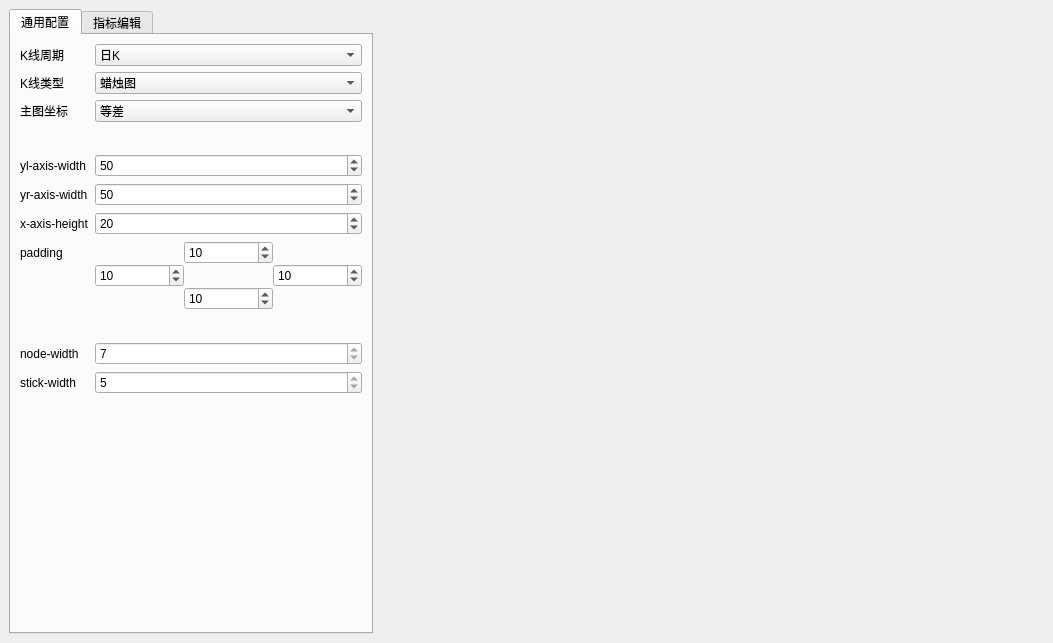
<?xml version="1.0" encoding="UTF-8"?>
<ui version="4.0">
 <class>MainWindow</class>
 <widget class="QMainWindow" name="MainWindow">
  <property name="geometry">
   <rect>
    <x>0</x>
    <y>0</y>
    <width>1053</width>
    <height>643</height>
   </rect>
  </property>
  <property name="mouseTracking">
   <bool>true</bool>
  </property>
  <property name="windowTitle">
   <string>MainWindow</string>
  </property>
  <widget class="QWidget" name="centralwidget">
   <property name="mouseTracking">
    <bool>true</bool>
   </property>
   <layout class="QHBoxLayout" name="horizontalLayout_2">
    <item>
     <widget class="QTabWidget" name="tabWidget">
      <property name="sizePolicy">
       <sizepolicy hsizetype="Preferred" vsizetype="Expanding">
        <horstretch>0</horstretch>
        <verstretch>0</verstretch>
       </sizepolicy>
      </property>
      <property name="currentIndex">
       <number>0</number>
      </property>
      <widget class="QWidget" name="tab_general">
       <attribute name="title">
        <string>通用配置</string>
       </attribute>
       <layout class="QFormLayout" name="formLayout">
        <item row="1" column="0">
         <widget class="QLabel" name="generalDrawingTypeLabel">
          <property name="text">
           <string>K线类型</string>
          </property>
         </widget>
        </item>
        <item row="1" column="1">
         <widget class="QComboBox" name="generalDrawingType">
          <property name="currentIndex">
           <number>1</number>
          </property>
          <item>
           <property name="text">
            <string>蜡烛图（空心）</string>
           </property>
          </item>
          <item>
           <property name="text">
            <string>蜡烛图</string>
           </property>
          </item>
          <item>
           <property name="text">
            <string>美国线</string>
           </property>
          </item>
          <item>
           <property name="text">
            <string>收盘价线</string>
           </property>
          </item>
         </widget>
        </item>
        <item row="2" column="0">
         <widget class="QLabel" name="generalCorrdinateLabel">
          <property name="text">
           <string>主图坐标</string>
          </property>
         </widget>
        </item>
        <item row="2" column="1">
         <widget class="QComboBox" name="generalCorrdinate">
          <property name="currentIndex">
           <number>0</number>
          </property>
          <item>
           <property name="text">
            <string>等差</string>
           </property>
          </item>
          <item>
           <property name="text">
            <string>等比</string>
           </property>
          </item>
          <item>
           <property name="text">
            <string>百分比</string>
           </property>
          </item>
          <item>
           <property name="text">
            <string>等差（对数）</string>
           </property>
          </item>
          <item>
           <property name="text">
            <string>等比（对数）</string>
           </property>
          </item>
          <item>
           <property name="text">
            <string>百分比（对数）</string>
           </property>
          </item>
         </widget>
        </item>
        <item row="3" column="0">
         <spacer name="verticalSpacer_7">
          <property name="orientation">
           <enum>Qt::Vertical</enum>
          </property>
          <property name="sizeType">
           <enum>QSizePolicy::Fixed</enum>
          </property>
          <property name="sizeHint" stdset="0">
           <size>
            <width>20</width>
            <height>20</height>
           </size>
          </property>
         </spacer>
        </item>
        <item row="4" column="0">
         <widget class="QLabel" name="label_3">
          <property name="text">
           <string>yl-axis-width</string>
          </property>
         </widget>
        </item>
        <item row="4" column="1">
         <widget class="QSpinBox" name="generalYLWidth">
          <property name="minimum">
           <number>0</number>
          </property>
          <property name="value">
           <number>50</number>
          </property>
         </widget>
        </item>
        <item row="5" column="0">
         <widget class="QLabel" name="label_5">
          <property name="text">
           <string>yr-axis-width</string>
          </property>
         </widget>
        </item>
        <item row="5" column="1">
         <widget class="QSpinBox" name="generalYRWidth">
          <property name="value">
           <number>50</number>
          </property>
         </widget>
        </item>
        <item row="6" column="0">
         <widget class="QLabel" name="label_4">
          <property name="text">
           <string>x-axis-height</string>
          </property>
         </widget>
        </item>
        <item row="6" column="1">
         <widget class="QSpinBox" name="generalXHeight">
          <property name="value">
           <number>20</number>
          </property>
         </widget>
        </item>
        <item row="7" column="0">
         <widget class="QLabel" name="label_6">
          <property name="text">
           <string>padding</string>
          </property>
         </widget>
        </item>
        <item row="7" column="1">
         <widget class="QWidget" name="widget_3" native="true">
          <layout class="QGridLayout" name="gridLayout">
           <property name="leftMargin">
            <number>0</number>
           </property>
           <property name="topMargin">
            <number>0</number>
           </property>
           <property name="rightMargin">
            <number>0</number>
           </property>
           <property name="bottomMargin">
            <number>0</number>
           </property>
           <property name="spacing">
            <number>0</number>
           </property>
           <item row="0" column="0">
            <spacer name="verticalSpacer">
             <property name="orientation">
              <enum>Qt::Vertical</enum>
             </property>
             <property name="sizeType">
              <enum>QSizePolicy::Preferred</enum>
             </property>
             <property name="sizeHint" stdset="0">
              <size>
               <width>20</width>
               <height>6</height>
              </size>
             </property>
            </spacer>
           </item>
           <item row="0" column="1">
            <widget class="QSpinBox" name="generalPaddingTop">
             <property name="minimum">
              <number>-99</number>
             </property>
             <property name="value">
              <number>10</number>
             </property>
            </widget>
           </item>
           <item row="0" column="2">
            <spacer name="verticalSpacer_3">
             <property name="orientation">
              <enum>Qt::Vertical</enum>
             </property>
             <property name="sizeType">
              <enum>QSizePolicy::Preferred</enum>
             </property>
             <property name="sizeHint" stdset="0">
              <size>
               <width>20</width>
               <height>6</height>
              </size>
             </property>
            </spacer>
           </item>
           <item row="1" column="0">
            <widget class="QSpinBox" name="generalPaddingLeft">
             <property name="minimum">
              <number>-99</number>
             </property>
             <property name="value">
              <number>10</number>
             </property>
            </widget>
           </item>
           <item row="1" column="1">
            <spacer name="verticalSpacer_5">
             <property name="orientation">
              <enum>Qt::Vertical</enum>
             </property>
             <property name="sizeType">
              <enum>QSizePolicy::Preferred</enum>
             </property>
             <property name="sizeHint" stdset="0">
              <size>
               <width>20</width>
               <height>6</height>
              </size>
             </property>
            </spacer>
           </item>
           <item row="1" column="2">
            <widget class="QSpinBox" name="generalPaddingRight">
             <property name="minimum">
              <number>-99</number>
             </property>
             <property name="value">
              <number>10</number>
             </property>
            </widget>
           </item>
           <item row="2" column="0">
            <spacer name="verticalSpacer_2">
             <property name="orientation">
              <enum>Qt::Vertical</enum>
             </property>
             <property name="sizeType">
              <enum>QSizePolicy::Preferred</enum>
             </property>
             <property name="sizeHint" stdset="0">
              <size>
               <width>20</width>
               <height>6</height>
              </size>
             </property>
            </spacer>
           </item>
           <item row="2" column="1">
            <widget class="QSpinBox" name="generalPaddingBottom">
             <property name="minimum">
              <number>-99</number>
             </property>
             <property name="value">
              <number>10</number>
             </property>
            </widget>
           </item>
           <item row="2" column="2">
            <spacer name="verticalSpacer_4">
             <property name="orientation">
              <enum>Qt::Vertical</enum>
             </property>
             <property name="sizeType">
              <enum>QSizePolicy::Preferred</enum>
             </property>
             <property name="sizeHint" stdset="0">
              <size>
               <width>20</width>
               <height>6</height>
              </size>
             </property>
            </spacer>
           </item>
          </layout>
         </widget>
        </item>
        <item row="8" column="0">
         <spacer name="verticalSpacer_8">
          <property name="orientation">
           <enum>Qt::Vertical</enum>
          </property>
          <property name="sizeType">
           <enum>QSizePolicy::Fixed</enum>
          </property>
          <property name="sizeHint" stdset="0">
           <size>
            <width>20</width>
            <height>20</height>
           </size>
          </property>
         </spacer>
        </item>
        <item row="11" column="0">
         <spacer name="verticalSpacer_6">
          <property name="orientation">
           <enum>Qt::Vertical</enum>
          </property>
          <property name="sizeHint" stdset="0">
           <size>
            <width>20</width>
            <height>40</height>
           </size>
          </property>
         </spacer>
        </item>
        <item row="9" column="0">
         <widget class="QLabel" name="label_7">
          <property name="text">
           <string>node-width</string>
          </property>
         </widget>
        </item>
        <item row="9" column="1">
         <widget class="QSpinBox" name="generalNodeWidth">
          <property name="readOnly">
           <bool>true</bool>
          </property>
          <property name="minimum">
           <number>1</number>
          </property>
          <property name="singleStep">
           <number>2</number>
          </property>
          <property name="value">
           <number>7</number>
          </property>
         </widget>
        </item>
        <item row="10" column="0">
         <widget class="QLabel" name="label_8">
          <property name="text">
           <string>stick-width</string>
          </property>
         </widget>
        </item>
        <item row="10" column="1">
         <widget class="QSpinBox" name="generalStickWidth">
          <property name="readOnly">
           <bool>true</bool>
          </property>
          <property name="minimum">
           <number>1</number>
          </property>
          <property name="singleStep">
           <number>2</number>
          </property>
          <property name="value">
           <number>5</number>
          </property>
         </widget>
        </item>
        <item row="0" column="0">
         <widget class="QLabel" name="label_9">
          <property name="text">
           <string>K线周期</string>
          </property>
         </widget>
        </item>
        <item row="0" column="1">
         <widget class="QComboBox" name="generalPeriod">
          <item>
           <property name="text">
            <string>日K</string>
           </property>
          </item>
          <item>
           <property name="text">
            <string>分时</string>
           </property>
          </item>
         </widget>
        </item>
       </layout>
      </widget>
      <widget class="QWidget" name="tab_indicator">
       <attribute name="title">
        <string>指标编辑</string>
       </attribute>
       <layout class="QVBoxLayout" name="verticalLayout_4">
        <item>
         <widget class="QTextEdit" name="indicatorFormularEdit">
          <property name="sizePolicy">
           <sizepolicy hsizetype="Expanding" vsizetype="Expanding">
            <horstretch>0</horstretch>
            <verstretch>0</verstretch>
           </sizepolicy>
          </property>
          <property name="minimumSize">
           <size>
            <width>0</width>
            <height>150</height>
           </size>
          </property>
          <property name="html">
           <string>&lt;!DOCTYPE HTML PUBLIC &quot;-//W3C//DTD HTML 4.0//EN&quot; &quot;http://www.w3.org/TR/REC-html40/strict.dtd&quot;&gt;
&lt;html&gt;&lt;head&gt;&lt;meta name=&quot;qrichtext&quot; content=&quot;1&quot; /&gt;&lt;meta charset=&quot;utf-8&quot; /&gt;&lt;style type=&quot;text/css&quot;&gt;
p, li { white-space: pre-wrap; }
hr { height: 1px; border-width: 0; }
&lt;/style&gt;&lt;/head&gt;&lt;body style=&quot; font-family:'Microsoft YaHei UI'; font-size:9pt; font-weight:400; font-style:normal;&quot;&gt;
&lt;p style=&quot; margin-top:0px; margin-bottom:0px; margin-left:0px; margin-right:0px; -qt-block-indent:0; text-indent:0px;&quot;&gt;CL:(HHV(H,SHORT)+LLV(L,SHORT))/2,COLORGRAY;&lt;/p&gt;
&lt;p style=&quot; margin-top:0px; margin-bottom:0px; margin-left:0px; margin-right:0px; -qt-block-indent:0; text-indent:0px;&quot;&gt;DL:(HHV(H,MID)+LLV(L,MID))/2,COLORMAGENTA;&lt;/p&gt;
&lt;p style=&quot; margin-top:0px; margin-bottom:0px; margin-left:0px; margin-right:0px; -qt-block-indent:0; text-indent:0px;&quot;&gt;LL:REFX(C,MID),COLORBLUE;&lt;/p&gt;
&lt;p style=&quot; margin-top:0px; margin-bottom:0px; margin-left:0px; margin-right:0px; -qt-block-indent:0; text-indent:0px;&quot;&gt;A:REF((CL+DL)/2,MID),COLORRED,DOTLINE;&lt;/p&gt;
&lt;p style=&quot; margin-top:0px; margin-bottom:0px; margin-left:0px; margin-right:0px; -qt-block-indent:0; text-indent:0px;&quot;&gt;B:REF((LLV(L,LONG)+HHV(H,LONG))/2,MID),COLORGREEN,DOTLINE;&lt;/p&gt;
&lt;p style=&quot; margin-top:0px; margin-bottom:0px; margin-left:0px; margin-right:0px; -qt-block-indent:0; text-indent:0px;&quot;&gt;STICKLINE(A&amp;lt;B,A,B,0.05,-1),COLOR449944;&lt;/p&gt;
&lt;p style=&quot; margin-top:0px; margin-bottom:0px; margin-left:0px; margin-right:0px; -qt-block-indent:0; text-indent:0px;&quot;&gt;STICKLINE(A&amp;gt;=B,A,B,0.05,-1),COLORFF0000;&lt;/p&gt;&lt;/body&gt;&lt;/html&gt;</string>
          </property>
         </widget>
        </item>
        <item>
         <widget class="QWidget" name="widget_4" native="true">
          <property name="sizePolicy">
           <sizepolicy hsizetype="Expanding" vsizetype="Expanding">
            <horstretch>0</horstretch>
            <verstretch>0</verstretch>
           </sizepolicy>
          </property>
          <property name="minimumSize">
           <size>
            <width>0</width>
            <height>50</height>
           </size>
          </property>
          <layout class="QHBoxLayout" name="horizontalLayout">
           <property name="leftMargin">
            <number>0</number>
           </property>
           <property name="topMargin">
            <number>0</number>
           </property>
           <property name="rightMargin">
            <number>0</number>
           </property>
           <property name="bottomMargin">
            <number>0</number>
           </property>
           <item>
            <widget class="QTableWidget" name="indicatorParamTable">
             <property name="sizePolicy">
              <sizepolicy hsizetype="Fixed" vsizetype="Expanding">
               <horstretch>0</horstretch>
               <verstretch>0</verstretch>
              </sizepolicy>
             </property>
             <row>
              <property name="text">
               <string/>
              </property>
             </row>
             <row>
              <property name="text">
               <string/>
              </property>
             </row>
             <row>
              <property name="text">
               <string/>
              </property>
             </row>
             <row>
              <property name="text">
               <string/>
              </property>
             </row>
             <row>
              <property name="text">
               <string/>
              </property>
             </row>
             <row>
              <property name="text">
               <string/>
              </property>
             </row>
             <row>
              <property name="text">
               <string/>
              </property>
             </row>
             <row>
              <property name="text">
               <string/>
              </property>
             </row>
             <row>
              <property name="text">
               <string/>
              </property>
             </row>
             <row>
              <property name="text">
               <string/>
              </property>
             </row>
             <row>
              <property name="text">
               <string/>
              </property>
             </row>
             <column>
              <property name="text">
               <string>参数名</string>
              </property>
             </column>
             <column>
              <property name="text">
               <string>值</string>
              </property>
             </column>
             <item row="0" column="0">
              <property name="text">
               <string>LONG</string>
              </property>
             </item>
             <item row="0" column="1">
              <property name="text">
               <string>4</string>
              </property>
             </item>
             <item row="1" column="0">
              <property name="text">
               <string>MID</string>
              </property>
             </item>
             <item row="1" column="1">
              <property name="text">
               <string>3</string>
              </property>
             </item>
             <item row="2" column="0">
              <property name="text">
               <string>SHORT</string>
              </property>
             </item>
             <item row="2" column="1">
              <property name="text">
               <string>2</string>
              </property>
             </item>
             <item row="3" column="0">
              <property name="text">
               <string>P1</string>
              </property>
             </item>
             <item row="3" column="1">
              <property name="text">
               <string>6</string>
              </property>
             </item>
             <item row="4" column="0">
              <property name="text">
               <string>P2</string>
              </property>
             </item>
             <item row="4" column="1">
              <property name="text">
               <string>12</string>
              </property>
             </item>
             <item row="5" column="0">
              <property name="text">
               <string>P3</string>
              </property>
             </item>
             <item row="5" column="1">
              <property name="text">
               <string>24</string>
              </property>
             </item>
             <item row="6" column="0">
              <property name="text">
               <string>M1</string>
              </property>
             </item>
             <item row="6" column="1">
              <property name="text">
               <string>6</string>
              </property>
             </item>
             <item row="7" column="0">
              <property name="text">
               <string>M2</string>
              </property>
             </item>
             <item row="7" column="1">
              <property name="text">
               <string>12</string>
              </property>
             </item>
             <item row="8" column="0">
              <property name="text">
               <string>M3</string>
              </property>
             </item>
             <item row="8" column="1">
              <property name="text">
               <string>24</string>
              </property>
             </item>
            </widget>
           </item>
           <item>
            <layout class="QVBoxLayout" name="verticalLayout_3">
             <item>
              <widget class="QRadioButton" name="indicatorRadioMain">
               <property name="layoutDirection">
                <enum>Qt::LeftToRight</enum>
               </property>
               <property name="text">
                <string>主图</string>
               </property>
               <property name="checked">
                <bool>true</bool>
               </property>
              </widget>
             </item>
             <item>
              <widget class="QRadioButton" name="indicatorRadioSub">
               <property name="layoutDirection">
                <enum>Qt::LeftToRight</enum>
               </property>
               <property name="text">
                <string>副图</string>
               </property>
               <property name="checked">
                <bool>false</bool>
               </property>
              </widget>
             </item>
             <item>
              <widget class="QLabel" name="indicatorLabel">
               <property name="sizePolicy">
                <sizepolicy hsizetype="Expanding" vsizetype="Expanding">
                 <horstretch>0</horstretch>
                 <verstretch>0</verstretch>
                </sizepolicy>
               </property>
               <property name="text">
                <string/>
               </property>
               <property name="wordWrap">
                <bool>true</bool>
               </property>
              </widget>
             </item>
             <item>
              <widget class="QPushButton" name="indicatorBtnAdd">
               <property name="sizePolicy">
                <sizepolicy hsizetype="Expanding" vsizetype="Preferred">
                 <horstretch>0</horstretch>
                 <verstretch>0</verstretch>
                </sizepolicy>
               </property>
               <property name="text">
                <string>add</string>
               </property>
              </widget>
             </item>
             <item>
              <widget class="QPushButton" name="indicatorBtnClear">
               <property name="text">
                <string>clear</string>
               </property>
              </widget>
             </item>
            </layout>
           </item>
          </layout>
         </widget>
        </item>
       </layout>
      </widget>
     </widget>
    </item>
    <item>
     <widget class="QWidget" name="kchartWidget" native="true">
      <property name="sizePolicy">
       <sizepolicy hsizetype="Expanding" vsizetype="Preferred">
        <horstretch>0</horstretch>
        <verstretch>0</verstretch>
       </sizepolicy>
      </property>
      <property name="minimumSize">
       <size>
        <width>100</width>
        <height>0</height>
       </size>
      </property>
      <property name="mouseTracking">
       <bool>true</bool>
      </property>
      <property name="focusPolicy">
       <enum>Qt::StrongFocus</enum>
      </property>
      <layout class="QVBoxLayout" name="kchartLayout">
       <property name="spacing">
        <number>0</number>
       </property>
       <property name="leftMargin">
        <number>0</number>
       </property>
       <property name="topMargin">
        <number>0</number>
       </property>
       <property name="rightMargin">
        <number>0</number>
       </property>
       <property name="bottomMargin">
        <number>0</number>
       </property>
      </layout>
     </widget>
    </item>
    <item>
     <widget class="QWidget" name="tchartWidget" native="true">
      <property name="sizePolicy">
       <sizepolicy hsizetype="Expanding" vsizetype="Preferred">
        <horstretch>0</horstretch>
        <verstretch>0</verstretch>
       </sizepolicy>
      </property>
      <property name="minimumSize">
       <size>
        <width>100</width>
        <height>0</height>
       </size>
      </property>
      <property name="mouseTracking">
       <bool>true</bool>
      </property>
      <property name="focusPolicy">
       <enum>Qt::StrongFocus</enum>
      </property>
      <layout class="QVBoxLayout" name="tchartLayout">
       <property name="spacing">
        <number>0</number>
       </property>
       <property name="leftMargin">
        <number>0</number>
       </property>
       <property name="topMargin">
        <number>0</number>
       </property>
       <property name="rightMargin">
        <number>0</number>
       </property>
       <property name="bottomMargin">
        <number>0</number>
       </property>
      </layout>
     </widget>
    </item>
   </layout>
  </widget>
 </widget>
 <resources/>
 <connections/>
</ui>
